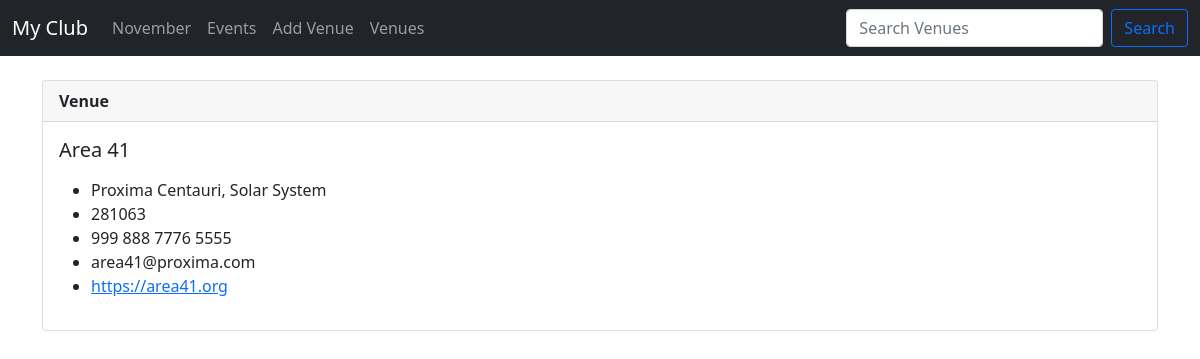
The app's page /show_venue/2 with its own data.
### events/models.py (models this page shows)
class Venue(models.Model):
    name = models.CharField('Venue Name', max_length=120)
    address = models.CharField(max_length=300)
    zipCode = models.CharField('Zip Code', max_length=15)
    phone = models.CharField('Phone Number', max_length=25, blank=True)
    web = models.URLField('Website Address', blank=True)
    email = models.EmailField('Email Address', blank=True)
    def __str__(self):
        return self.name

### events/views.py (the view)
# urls.py: path('show_venue/<venue_id>', views.show_venue, name='show-venue'),
def show_venue(request, venue_id):
    venue = Venue.objects.get(pk=venue_id)
    return render(request, 'events/show_venue.html', {'venue': venue})

### events/templates/events/show_venue.html
{% extends 'events/base.html' %}
{% block content %}
    <div class="card">
        <div class="card-header">
            <strong>Venue</strong>
        </div>
        <div class="card-body">
            <h5 class="card-title">{{ venue }}</h5>
            <p class="card-text">
                <ul>
                <li>{{ venue.address }}</li>
                <li>{{ venue.zipCode }}</li>
                <li>{{ venue.phone }}</li>
                <li>{{ venue.email }}</li>
                <li><a href="{{ venue.web }}">{{ venue.web }}</a></li>
                </ul>
            </p>
        </div>
    </div>
{% endblock %}

### records on screen
Venue: name "Area 41", address "Proxima Centauri, Solar System", zipCode "281063", phone "999 888 7776 5555", email "area41@proxima.com", web "https://area41.org"
